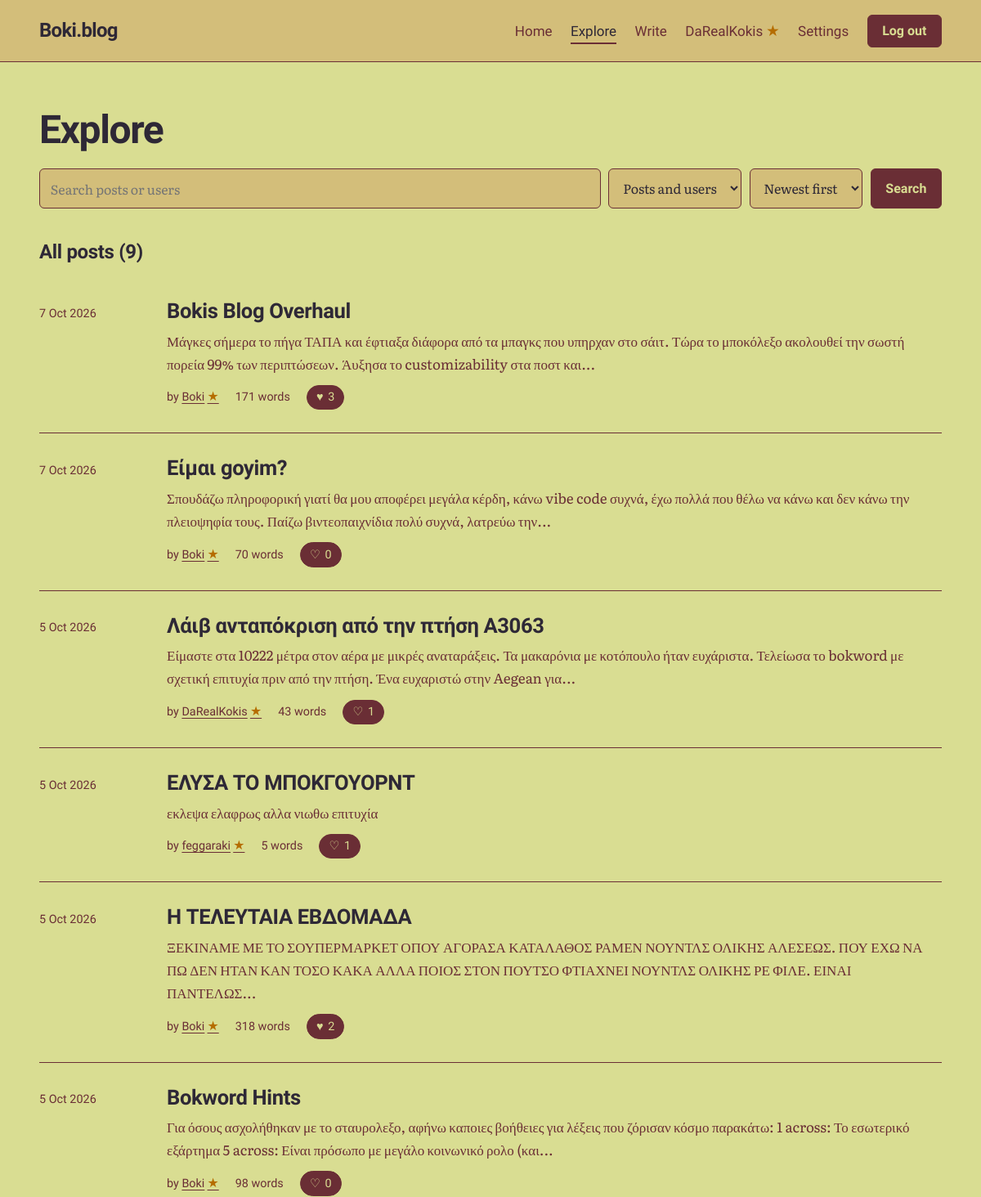
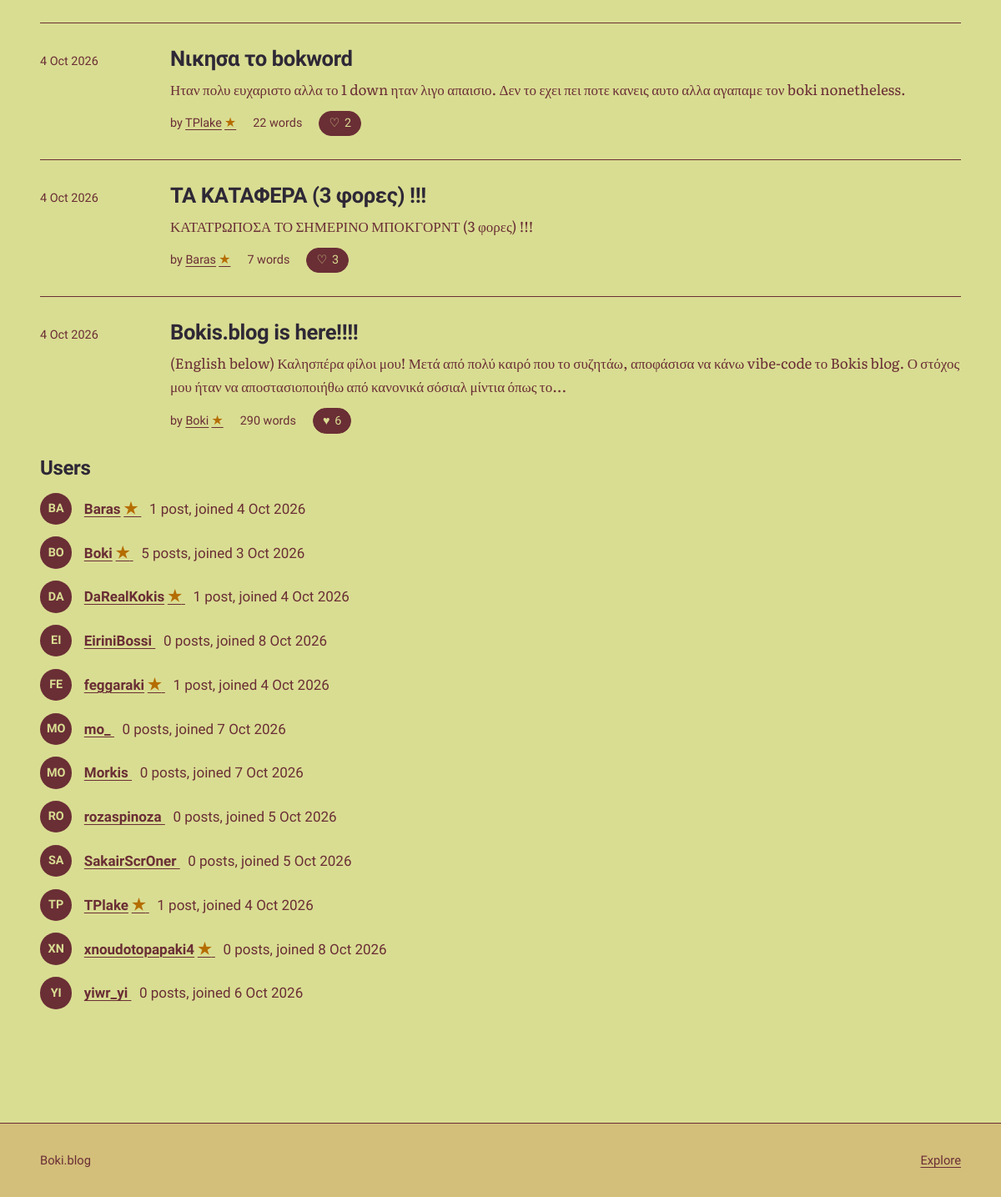
Page /explore (signed in) on the committed database (2 pictures, top to bottom).
### tables this page shows
CREATE TABLE users (
    id            INTEGER PRIMARY KEY,
    username      TEXT NOT NULL UNIQUE COLLATE NOCASE,
    password_hash TEXT NOT NULL,
    is_admin      INTEGER NOT NULL DEFAULT 0,
    created_at    TEXT NOT NULL DEFAULT (datetime('now')),
    bio           TEXT NOT NULL DEFAULT '',
    avatar        TEXT,
    profile_bg    TEXT NOT NULL DEFAULT '#D9DD92',
    profile_text  TEXT NOT NULL DEFAULT '#2E2836'
, avatar_position_x INTEGER NOT NULL DEFAULT 50, avatar_position_y INTEGER NOT NULL DEFAULT 50, bokword_victories INTEGER NOT NULL DEFAULT 0, boknections_victories INTEGER NOT NULL DEFAULT 0);

CREATE TABLE posts (
    id         INTEGER PRIMARY KEY,
    user_id    INTEGER NOT NULL REFERENCES users(id) ON DELETE CASCADE,
    title      TEXT NOT NULL,
    body       TEXT NOT NULL,
    created_at TEXT NOT NULL DEFAULT (datetime('now')),
    updated_at TEXT,
    image      TEXT,
    text_color TEXT NOT NULL DEFAULT '#2E2836',
    title_color TEXT NOT NULL DEFAULT '#2E2836',
    background_color TEXT NOT NULL DEFAULT '#D9DD92'
, accent_color TEXT NOT NULL DEFAULT '#6A2E35', surface_color TEXT NOT NULL DEFAULT '#D3BE7A', button_text_color TEXT NOT NULL DEFAULT '#D9DD92');

### app.py (the view)
@app.get("/explore")
def explore():
    q = request.args.get("q", "").strip()[:100]
    kind = request.args.get("type", "all")
    sort = request.args.get("sort", "new")
    if kind not in ("all", "posts", "users"):
        kind = "all"
    if sort not in SORTS:
        sort = "new"
    page = request.args.get("page", 1, type=int)
    users, posts, total, pages = [], [], 0, 1
    if q:
        pattern = like_pattern(q)
        if kind in ("all", "users"):
            users = db().execute(
                """SELECT u.username, u.created_at,
                          EXISTS(
                            SELECT 1 FROM crossword_completions c
                            JOIN crossword_state s ON s.id = 1
                            WHERE c.user_id = u.id AND c.puzzle_version = s.version
                          ) AS crossword_star,
                          (SELECT COUNT(*) FROM posts WHERE user_id = u.id) AS post_count
                   FROM users u WHERE u.username LIKE ? ESCAPE '\\'
                   ORDER BY u.username LIMIT 20""", (pattern,)).fetchall()
        if kind in ("all", "posts"):
            posts, total, page, pages = fetch_posts(
                "(p.title LIKE ? ESCAPE '\\' OR p.body LIKE ? ESCAPE '\\' "
                "OR u.username LIKE ? ESCAPE '\\')",
                (pattern, pattern, pattern), sort, page)
    else:
        if kind in ("all", "users"):
            users = db().execute(
                """SELECT u.username, u.created_at,
                          EXISTS(
                            SELECT 1 FROM crossword_completions c
                            JOIN crossword_state s ON s.id = 1
                            WHERE c.user_id = u.id AND c.puzzle_version = s.version
                          ) AS crossword_star,
                          (SELECT COUNT(*) FROM posts WHERE user_id = u.id) AS post_count
                   FROM users u
                   ORDER BY u.username LIMIT 20""").fetchall()
        if kind in ("all", "posts"):
            posts, total, page, pages = fetch_posts(sort=sort, page=page)
    return render_template("explore.html", q=q, kind=kind, sort=sort, users=users,
                           posts=posts, total=total, page=page, pages=pages)

### app.py (called while the page is built)
def db():
    if "db" not in g:
        g.db = sqlite3.connect(DB_PATH)
        g.db.row_factory = sqlite3.Row
        g.db.execute("PRAGMA foreign_keys = ON")
    return g.db

def get_setting(key):
    row = db().execute("SELECT value FROM settings WHERE key = ?", (key,)).fetchone()
    return row["value"] if row else None

def viewer_id():
    return g.user["id"] if g.user else -1

def boknections_enabled():
    return get_setting("boknections_enabled") == "1"

def flower_usernames():
    if "flower_users" not in g:
        g.flower_users = set()
        if boknections_enabled():
            rows = db().execute(
                "SELECT u.username FROM boknections_progress p "
                "JOIN boknections_state s ON s.id = 1 AND s.version = p.puzzle_version "
                "JOIN users u ON u.id = p.user_id WHERE p.solved = 1").fetchall()
            g.flower_users = {row["username"] for row in rows}
    return g.flower_users

def fetch_posts(where="1 = 1", params=(), sort="new", page=1):
    total = db().execute(
        f"SELECT COUNT(*) {POST_FROM} WHERE {where}", params).fetchone()[0]
    pages = max(1, -(-total // PER_PAGE))
    page = min(max(page, 1), pages)
    rows = db().execute(
        f"SELECT {POST_COLS} {POST_FROM} WHERE {where} "
        f"ORDER BY {SORTS[sort]} LIMIT ? OFFSET ?",
        (viewer_id(), *params, PER_PAGE, (page - 1) * PER_PAGE)).fetchall()
    return rows, total, page, pages

@app.after_request
def security_headers(resp):
    resp.headers["Content-Security-Policy"] = (
        "default-src 'self'; style-src 'self' 'unsafe-inline' https://fonts.googleapis.com; "
        "font-src https://fonts.gstatic.com; img-src 'self' data:; "
        "form-action 'self'; frame-ancestors 'none'; base-uri 'self'")
    resp.headers["X-Content-Type-Options"] = "nosniff"
    resp.headers["Referrer-Policy"] = "same-origin"
    return resp

@app.context_processor
def inject_site():
    return {"site_name": app.config["SITE_NAME"]}

def parse_ts(value):
    return datetime.strptime(value, "%Y-%m-%d %H:%M:%S")

@app.template_filter("date")
def date_filter(value):
    dt = parse_ts(value)
    return f"{dt.day} {dt:%b %Y}"

@app.template_filter("iso")
def iso_filter(value):
    return parse_ts(value).strftime("%Y-%m-%d")

@app.template_filter("wordcount")
def wordcount_filter(text):
    return len(text.split())

### templates/explore.html (shortened to what this page needs)
{% extends "base.html" %}
{% from "_macros.html" import post_row, pager with context %}
{% from "_macros.html" import user_name %}
{% block content %}
<div class="wrap page">
  <h1 class="page-title">Explore</h1>
  <form class="search" method="get" action="{{ url_for('explore') }}" role="search">
    <input id="q" name="q" type="search" value="{{ q }}" placeholder="Search posts or users" maxlength="100" autocomplete="off">
    <select id="type" name="type">
      <option value="all" {% if kind == 'all' %}selected{% endif %}>Posts and users</option>
    </select>
    <select id="sort" name="sort">
      <option value="new" {% if sort == 'new' %}selected{% endif %}>Newest first</option>
    </select>
    <button class="button" type="submit">Search</button>
  </form>
  {% set next = request.full_path.rstrip('?') %}
  {% if q %}
    {% if kind in ('all', 'posts') %}
      <section aria-labelledby="posts-title">
        <h2 class="section-title" id="posts-title">Posts ({{ total }})</h2>
        {% if posts %}
          <ol class="post-list">{% for p in posts %}{{ post_row(p, next) }}{% endfor %}</ol>
          {{ pager('explore', page, pages, {'q': q, 'type': kind, 'sort': sort}) }}
        {% else %}
          <p class="empty">No posts match &ldquo;{{ q }}&rdquo;. Try fewer or different words.</p>
        {% endif %}
      </section>
    {% endif %}
    {% if kind in ('all', 'users') %}
      <section aria-labelledby="users-title">
        <h2 class="section-title" id="users-title">Users</h2>
        {% if users %}
          <ul class="user-list">
            {% for u in users %}
              <li>
                <span class="avatar small" aria-hidden="true">{{ u.username[:2]|upper }}</span>
                <div>
                  <a href="{{ url_for('profile', username=u.username) }}">{{ user_name(u.username, u.crossword_star) }}</a>
                  <span class="muted">{{ u.post_count }} {{ 'post' if u.post_count == 1 else 'posts' }}, joined {{ u.created_at|date }}</span>
                </div>
              </li>
            {% endfor %}
          </ul>
        {% else %}
          <p class="empty">No users match &ldquo;{{ q }}&rdquo;.</p>
        {% endif %}
      </section>
    {% endif %}
  {% else %}
    {% if kind in ('all', 'posts') %}
      <section aria-labelledby="all-title">
        <h2 class="section-title" id="all-title">All posts ({{ total }})</h2>
        {% if posts %}
          <ol class="post-list">{% for p in posts %}{{ post_row(p, next) }}{% endfor %}</ol>
        {% else %}
          <p class="empty">Nothing has been published yet.</p>
        {% endif %}
      </section>
    {% endif %}
    {% if kind in ('all', 'users') %}
      <section aria-labelledby="users-title">
        <h2 class="section-title" id="users-title">Users</h2>
        {% if users %}
          <ul class="user-list">
            {% for u in users %}
              <li>
                <span class="avatar small" aria-hidden="true">{{ u.username[:2]|upper }}</span>
                <div>
                  <a href="{{ url_for('profile', username=u.username) }}">{{ user_name(u.username, u.crossword_star) }}</a>
                  <span class="muted">{{ u.post_count }} {{ 'post' if u.post_count == 1 else 'posts' }}, joined {{ u.created_at|date }}</span>
                </div>
              </li>
            {% endfor %}
          </ul>
        {% else %}
          <p class="empty">No users have joined yet.</p>
        {% endif %}
      </section>
    {% endif %}
  {% endif %}
</div>
{% endblock %}

### templates/_macros.html (shortened to what this page needs)
{% macro like_button(post, next) %}
  {% if g.user %}
    <form class="inline-form" method="post" action="{{ url_for('toggle_like', post_id=post.id) }}">
      <button class="like {% if post.liked %}is-liked{% endif %}" type="submit" aria-pressed="{{ 'true' if post.liked else 'false' }}">
        <span aria-hidden="true">{{ '♥' if post.liked else '♡' }}</span>
        {{ post.like_count }}
      </button>
    </form>
  {% else %}
    <a class="like" href="{{ url_for('login', next=next) }}">
      <span aria-hidden="true">♡</span> {{ post.like_count }}
      <span class="sr">{{ 'like' if post.like_count == 1 else 'likes' }}, log in to like</span>
    </a>
  {% endif %}
{% endmacro %}
{% macro user_name(username, crossword_star=false) %}
  {{ username }}{% if crossword_star %}<span class="achievement-star" role="img" aria-label="Solved the current Weekly Bokword" title="Solved the current Weekly Bokword">★</span>{% endif %}
{% endmacro %}
{% macro post_row(post, next) %}
  <li class="post-item">
    <time datetime="{{ post.created_at|iso }}">{{ post.created_at|date }}</time>
    <div>
      <h3><a href="{{ url_for('post', post_id=post.id) }}">{{ post.title }}</a></h3>
      <p>{{ post.body|excerpt }}</p>
      <ul class="meta">
        <li>by <a href="{{ url_for('profile', username=post.username) }}">{{ user_name(post.username, post.crossword_star) }}</a></li>
        <li>{{ post.body|wordcount }} {{ 'word' if (post.body|wordcount) == 1 else 'words' }}</li>
        <li>{{ like_button(post, next) }}</li>
      </ul>
    </div>
  </li>
{% endmacro %}

### static/style.css (style rules this page uses)
:root { --bg: #D9DD92; --surface: #D3BE7A; --ink: #2E2836; --chrome-ink: var(--ink); --ink-soft: #6A2E35; --line: #6A2E35; --accent: #6A2E35; --accent-ink: #D9DD92; --mark: #D3BE7A; --danger: #6A2E35; --ok: #2E2836; --font-display: "Bricolage Grotesque", "Helvetica Neue", Arial, sans-serif; --font-body: "Literata", Georgia, "Times New Roman", serif; --measure: 38rem; --page: 72rem; --gap: clamp(1.25rem, 4vw, 3rem); }
*, *::before, *::after { box-sizing: border-box; }
html { -webkit-text-size-adjust: 100%; }
body { margin: 0; min-height: 100vh; display: flex; flex-direction: column; background: var(--bg); color: var(--ink); font-family: var(--font-body); font-size: 1.0625rem; line-height: 1.65; }
a { color: var(--accent); text-underline-offset: 0.2em; text-decoration-thickness: 1px; }
h1, h2, h3, h4 { font-family: var(--font-display); line-height: 1.12; letter-spacing: -0.015em; margin: 0; }
.wrap { width: min(100% - 2 * var(--gap), var(--page)); margin-inline: auto; }
.muted { color: var(--ink-soft); }
.inline-form { display: inline; margin: 0; }
.achievement-star { color: #B56D00; font-size: 1.1em; line-height: 1; margin-left: 0.2em; vertical-align: baseline; }
.section-title { font-size: 1.5rem; font-weight: 700; margin-bottom: 1rem; }
.meta { display: flex; flex-wrap: wrap; align-items: center; gap: 0.25rem 1.25rem; margin: 0; padding: 0; list-style: none; font-family: var(--font-display); font-size: 0.9rem; color: var(--ink-soft); }
.like { display: inline-flex; align-items: center; gap: 0.35rem; padding: 0.15rem 0.7rem; border-radius: 999px; border: 1px solid var(--accent); background: var(--accent); color: var(--accent-ink); font: inherit; font-family: var(--font-display); font-size: 0.9rem; cursor: pointer; text-decoration: none; }
.like.is-liked { background: var(--accent); border-color: var(--accent); color: var(--accent-ink); }
.page { padding-block: clamp(2rem, 5vw, 3.5rem) clamp(3rem, 8vw, 6rem); }
.page-title { font-size: clamp(2rem, 5vw, 3rem); font-weight: 800; letter-spacing: -0.03em; margin-bottom: 1.25rem; }
.post-list { list-style: none; margin: 0; padding: 0; }
.post-item { display: grid; grid-template-columns: 8rem minmax(0, 1fr); gap: 0.5rem 1.75rem; padding-block: 1.75rem; border-top: 1px solid var(--line); }
.post-item:first-child { border-top: 0; }
.post-item time { font-family: var(--font-display); font-size: 0.9rem; color: var(--ink-soft); padding-top: 0.35rem; }
.post-item h3 { font-size: 1.6rem; font-weight: 700; margin-bottom: 0.5rem; }
.post-item h3 a { color: var(--ink); text-decoration: none; }
.post-item p { margin: 0 0 0.75rem; color: var(--ink-soft); }
.search { display: flex; flex-wrap: wrap; gap: 0.6rem; margin-bottom: 2.5rem; }
.search input[type="search"] { flex: 1 1 16rem; }
.search select { flex: 0 1 auto; }
.user-list { list-style: none; margin: 0 0 2.5rem; padding: 0; display: grid; gap: 0.9rem; }
.user-list li { display: flex; align-items: center; gap: 0.9rem; font-family: var(--font-display); }
.user-list a { font-weight: 600; margin-right: 0.6rem; }
.avatar { width: 4rem; height: 4rem; flex: none; border-radius: 50%; background: var(--accent); color: var(--accent-ink); display: grid; place-items: center; font-family: var(--font-display); font-weight: 800; font-size: 1.4rem; object-fit: cover; }
.avatar.small { width: 2.4rem; height: 2.4rem; font-size: 0.9rem; }
input[type="text"], input[type="password"], input[type="search"], select, textarea { width: 100%; padding: 0.65rem 0.8rem; border: 1px solid var(--line); border-radius: 6px; background: var(--surface); color: var(--ink); font: inherit; font-size: 1rem; }
select { width: auto; }
.button { display: inline-block; padding: 0.6rem 1.1rem; border: 1px solid var(--accent); border-radius: 6px; background: var(--accent); color: var(--accent-ink); font-family: var(--font-display); font-weight: 600; font-size: 1rem; text-decoration: none; cursor: pointer; }

### rows in the picture
users: username "DaRealKokis", username "DA", post_count "1", post_count "post", created_at "4 Oct 2026"
posts: created_at "7 Oct 2026", title "Bokis Blog Overhaul", body|excerpt "Μάγκες σήμερα το πήγα ΤΑΠΑ και έφτιαξα διάφορα από τα μπαγκς που υπηρχαν στο σάιτ. Τώρα το μποκόλεξο ακολουθεί την σωστή πορεία 99% των περιπτώσεων. Άυξησα το customizability στα ποστ και...", body "171", body "words", liked "♥", like_count "3"
users: username "Boki", username "BO", post_count "5", post_count "posts", created_at "3 Oct 2026"
posts: created_at "7 Oct 2026", title "Είμαι goyim?", body|excerpt "Σπουδάζω πληροφορική γιατί θα μου αποφέρει μεγάλα κέρδη, κάνω vibe code συχνά, έχω πολλά που θέλω να κάνω και δεν κάνω την πλειοψηφία τους. Παίζω βιντεοπαιχνίδια πολύ συχνά, λατρεύω την...", body "70", body "words", liked "♡", like_count "0"
posts: created_at "5 Oct 2026", title "Λάιβ ανταπόκριση από την πτήση Α3063", body|excerpt "Είμαστε στα 10222 μέτρα στον αέρα με μικρές αναταράξεις. Τα μακαρόνια με κοτόπουλο ήταν ευχάριστα. Τελείωσα το bokword με σχετική επιτυχία πριν από την πτήση. Ένα ευχαριστώ στην Aegean για...", body "43", body "words", liked "♡", like_count "1"
posts: created_at "5 Oct 2026", title "ΕΛΥΣΑ ΤΟ ΜΠΟΚΓΟΥΟΡΝΤ", body|excerpt "εκλεψα ελαφρως αλλα νιωθω επιτυχία", body "5", body "words", liked "♡", like_count "1"
users: username "feggaraki", username "FE", post_count "1", post_count "post", created_at "4 Oct 2026"
posts: created_at "5 Oct 2026", title "Η ΤΕΛΕΥΤΑΙΑ ΕΒΔΟΜΑΔΑ", body|excerpt "ΞΕΚΙΝΑΜΕ ΜΕ ΤΟ ΣΟΥΠΕΡΜΑΡΚΕΤ ΟΠΟΥ ΑΓΟΡΑΣΑ ΚΑΤΑΛΑΘΟΣ ΡΑΜΕΝ ΝΟΥΝΤΛΣ ΟΛΙΚΗΣ ΑΛΕΣΕΩΣ. ΠΟΥ ΕΧΩ ΝΑ ΠΩ ΔΕΝ ΗΤΑΝ ΚΑΝ ΤΟΣΟ ΚΑΚΑ ΑΛΛΑ ΠΟΙΟΣ ΣΤΟΝ ΠΟΥΤΣΟ ΦΤΙΑΧΝΕΙ ΝΟΥΝΤΛΣ ΟΛΙΚΗΣ ΡΕ ΦΙΛΕ. ΕΙΝΑΙ ΠΑΝΤΕΛΩΣ...", body "318", body "words", liked "♥", like_count "2"
posts: created_at "5 Oct 2026", title "Bokword Hints", body|excerpt "Για όσους ασχολήθηκαν με το σταυρολεξο, αφήνω καποιες βοήθειες για λέξεις που ζόρισαν κόσμο παρακάτω: 1 across: Το εσωτερικό εξάρτημα 5 across: Είναι πρόσωπο με μεγάλο κοινωνικό ρολο (και...", body "98", body "words", liked "♡", like_count "0"
posts: created_at "4 Oct 2026", title "Νικησα το bokword", body|excerpt "Ηταν πολυ ευχαριστο αλλα το 1 down ηταν λιγο απαισιο. Δεν το εχει πει ποτε κανεις αυτο αλλα αγαπαμε τον boki nonetheless.", body "22", body "words", liked "♡", like_count "2"
users: username "TPlake", username "TP", post_count "1", post_count "post", created_at "4 Oct 2026"
posts: created_at "4 Oct 2026", title "ΤΑ ΚΑΤΑΦΕΡΑ (3 φορες) !!!", body|excerpt "ΚΑΤΑΤΡΩΠΟΣΑ ΤΟ ΣΗΜΕΡΙΝΟ ΜΠΟΚΓΟΡΝΤ (3 φορες) !!!", body "7", body "words", liked "♡", like_count "3"
users: username "Baras", username "BA", post_count "1", post_count "post", created_at "4 Oct 2026"
posts: created_at "4 Oct 2026", title "Bokis.blog is here!!!!", body|excerpt "(English below) Καλησπέρα φίλοι μου! Μετά από πολύ καιρό που το συζητάω, αποφάσισα να κάνω vibe-code το Bokis blog. Ο στόχος μου ήταν να αποστασιοποιήθω από κανονικά σόσιαλ μίντια όπως το...", body "290", body "words", liked "♥", like_count "6"
users: username "EI", username "EiriniBossi", post_count "0", post_count "posts", created_at "8 Oct 2026"
users: username "MO", username "mo_", post_count "0", post_count "posts", created_at "7 Oct 2026"
users: username "MO", username "Morkis", post_count "0", post_count "posts", created_at "7 Oct 2026"
users: username "RO", username "rozaspinoza", post_count "0", post_count "posts", created_at "5 Oct 2026"
users: username "SA", username "SakairScrOner", post_count "0", post_count "posts", created_at "5 Oct 2026"
users: username "XN", username "xnoudotopapaki4", post_count "0", post_count "posts", created_at "8 Oct 2026"
users: username "YI", username "yiwr_yi", post_count "0", post_count "posts", created_at "6 Oct 2026"

### other values in the picture
{{ site_name }} "Boki.blog"
{{ total }} "9"
